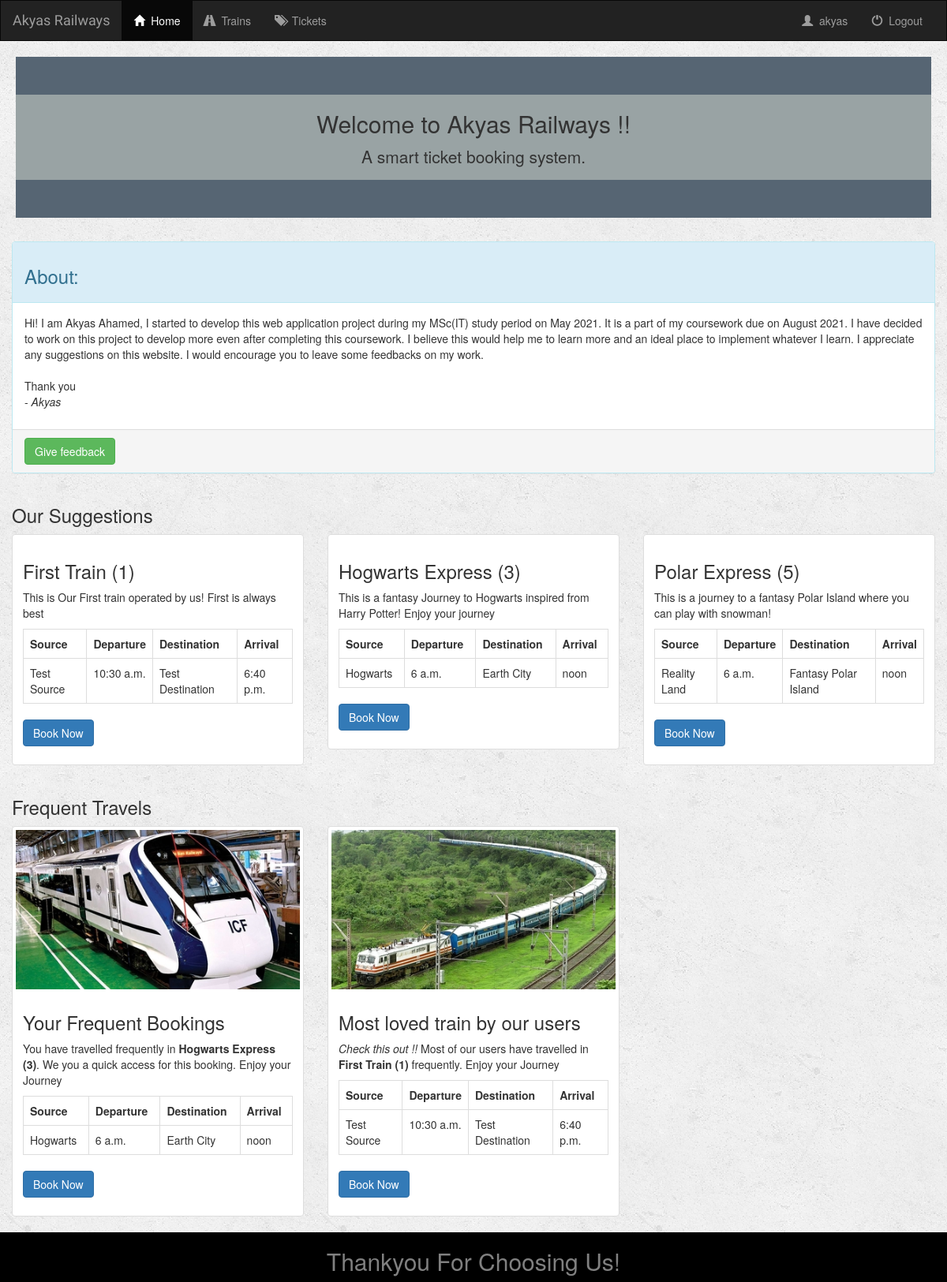
The app's page /home/ (signed in) with its own data.
### app/models.py (models this page shows)
class Train(models.Model):
    name = models.CharField(max_length=50)
    source = models.CharField(max_length=50)
    destination = models.CharField(max_length=50)
    estimated_departure = models.TimeField()
    estimated_arrival = models.TimeField()
    operated_days = models.CharField(max_length=15, default="All Days")
    ticket_price = models.IntegerField(default=10)
    capacity = models.IntegerField(default=50)
    def __str__(self):
        return f"{self.name} ({self.pk})"

### app/views.py (the view)
# urls.py: path('home/', views.home, name='home'),
def home(request, feedback_received=False):
    if request.user.is_authenticated:
        context = {'user': request.user}
        template = 'app/home_user.html'
    else:
        context = {}
        template = 'app/home.html'
    frequent_train = get_frequent_train()
    print(f"Inside View Frequent_train:{frequent_train}")
    user_frequent_train = get_frequent_train(user=request.user)
    print(f"Inside View User Frequent_train:{user_frequent_train}")
    suggested_trains = [
        {
            "train": Train.objects.get(id=1),
            "description": "This is Our First train operated by us! First is always best"
        },
        {
            "train": Train.objects.get(id=3),
            "description": "This is a fantasy Journey to Hogwarts inspired from Harry Potter! Enjoy your journey"
        },
        {
            "train": Train.objects.get(id=5),
            "description": "This is a journey to a fantasy Polar Island where you can play with snowman!"
        }
    ]
    context.update({
        "suggested_trains": suggested_trains,
        "frequent_train": frequent_train,
        "user_frequent_train": user_frequent_train,
        "feedback_received": feedback_received
    })
    return render(request, template, context)

### app/views.py (called while the page is built)
def get_frequent_train(user=None):
    if user:
        ticket_objects = Ticket.objects.all()
    else:
        ticket_objects = Ticket.objects.filter(user=user)
    booked_trains = []
    for ticket in ticket_objects:
        booked_trains.append(ticket.journey.train)
    if len(booked_trains) <= 0:
        for train in Train.objects.all():
            booked_trains.append(train)
    frequently_booked_train = max(set(booked_trains), key=booked_trains.count)
    print(f"inside function {frequently_booked_train}")
    return frequently_booked_train

### app/templates/app/home_user.html
{% extends 'app/base.html' %}
{% block home_active %}active{% endblock %}
{% block user %} {{user.username}} {% endblock %}
{% block user_base %}
    {% include 'app/user_base.html' %}
{% endblock %}
{% block base_body %}
    {% include 'app/home_template.html' %}
{% endblock %}

### app/templates/app/base.html (shortened to what this page needs)
<!DOCTYPE html>
<html lang="en">
<head>
    {% load static %}
    <link rel="stylesheet" href="https://maxcdn.bootstrapcdn.com/bootstrap/3.3.6/css/bootstrap.min.css">
    <link rel="stylesheet" type="text/css" href="{% static 'app/style.css' %}"/>
</head>
<body>
<nav class="navbar navbar-inverse">
    <div class="container-fluid">
        <div class="navbar-header">
            <a class="navbar-brand" href="{% url 'app:index' %}">Akyas Railways</a>
        </div>
        <div class="collapse navbar-collapse" id="topNavBar">
            <ul class="nav navbar-nav">
                <li class="{% block home_active %}{% endblock %}">
                    <a href="{% url 'app:home' %}">
                        <span class="glyphicon glyphicon-home" aria-hidden="true"></span>&nbsp; Home
                    </a>
                </li>
                <li class="{% block trains_active %}{% endblock %}">
                    <a href="{% url 'app:all_trains' %}">
                        <span class="glyphicon glyphicon-road" aria-hidden="true"></span>&nbsp; Trains
                    </a>
                </li>
                <li class="{% block tickets_active %}{% endblock %}">
                    <a href= "{% url 'app:tickets' %}">
                        <span class="glyphicon glyphicon-tags" aria-hidden="true"></span>&nbsp; Tickets
                    </a>
                </li>
            </ul>
            <ul class="nav navbar-nav navbar-right">
                <li class="{% block profile_active %}{% endblock %}">
                    <a href="{% url 'app:user_profile' %}">
                        <span class="glyphicon glyphicon-user" aria-hidden="true"></span>&nbsp; {% block user %} Guest User {% endblock %}
                    </a>
                </li>
                {% block user_base %}{% endblock %}
            </ul>
        </div>
    </div>
</nav>
{% block base_body %}
{% endblock %}
</body>
<footer>
    <div class="footer" style="background-color:black">
        <div class="container">
            <h2 style="text-align:center; color:grey"> Thankyou For Choosing Us! </h2>
        </div>
    </div>
</footer>
</html>

### app/templates/app/user_base.html
<li class="{% block login_active %}{% endblock %}">
    <a href="{% url 'app:logout_user' %}">
        <span class="glyphicon glyphicon-off" aria-hidden="true"></span>&nbsp; Logout
    </a>
</li>

### app/templates/app/home_template.html (shortened to what this page needs)
{% load static %}
<div class="jumbotron"
     style="text-align: center; background:#566573; margin-left: 20px; margin-right: 20px ">
	<div class="container" style="background:#99A3A4" >
        <h2>Welcome to Akyas Railways !!</h2>
        <p> A smart ticket booking system.</p>
	</div>
</div>
<div class="container-fluid">
	<div class="panel panel-info">
		<div class="panel-heading">
            <h3> About: </h3>
        </div>
        <div class="panel-body">
            <p>
                Hi! I am Akyas Ahamed, I started to develop this web application project during my MSc(IT) study period on May 2021.
                It is a part of my coursework due on August 2021. I have decided to work on this project to develop more even after completing this coursework.
                I believe this would help me to learn more and an ideal place to implement whatever I learn. I appreciate any suggestions on this website.
                I would encourage you to leave some feedbacks on my work.
                <br><br> Thank you
                <br> - <em>Akyas</em>
            </p>
        </div>
		<div class="panel-footer">
			<button type="button" class="btn btn-success" data-toggle="modal" data-target="#feedbackForm" title="Feedback for this website">
                Give feedback
            </button>
		</div>
	</div>
</div>
<div class="container-fluid">
    <h3> Our Suggestions </h3>
    <div class="row">
        {% for suggestion in suggested_trains %}
        <div class="col-sm-6 col-md-4">
            <div class="thumbnail">
                <div class="caption">
                    <h3>{{suggestion.train}}</h3>
                    <p> {{suggestion.description}} </p>
                    <div class="table-responsive">
                        <table class="table table-bordered">
                            <tr>
                                <th> Source</th>
                                <th> Departure </th>
                                <th> Destination</th>
                                <th> Arrival </th>
                            </tr>
                            <tr>
                                <td> {{suggestion.train.source}} </td>
                                <td> {{suggestion.train.estimated_departure}} </td>
                                <td> {{suggestion.train.destination}} </td>
                                <td> {{suggestion.train.estimated_arrival}} </td>
                            </tr>
                        </table>
                    </div>
                    <p><a href="{% url 'app:booking' suggestion.train.id %}" class="btn btn-primary" role="button">Book Now</a></p>
                </div>
            </div>
        </div>
        {% endfor %}
    </div>
    <h3> Frequent Travels </h3>
    <div class="row">
        <div class="col-sm-6 col-md-4">
            <div class="thumbnail">
                <img src="{% static 'app/images/c2.jpg' %}" alt="Train 1">
                <div class="caption">
                    <h3>Your Frequent Bookings</h3>
                    <p>You have travelled frequently in <strong>{{user_frequent_train}}</strong>.
                        We you a quick access for this booking. Enjoy your Journey
                    </p>
                    <div class="table-responsive">
                        <table class="table table-bordered">
                            <tr>
                                <th> Source</th>
                                <th> Departure </th>
                                <th> Destination</th>
                                <th> Arrival </th>
                            </tr>
                            <tr>
                                <td> {{user_frequent_train.source}} </td>
                                <td> {{user_frequent_train.estimated_departure}} </td>
                                <td> {{user_frequent_train.destination}} </td>
                                <td> {{user_frequent_train.estimated_arrival}} </td>
                            </tr>
                        </table>
                    </div>
                    <p><a href="{% url 'app:booking' user_frequent_train.id %}" class="btn btn-primary" role="button">Book Now</a> </p>
                </div>
            </div>
        </div>
        <div class="col-sm-6 col-md-4">
            <div class="thumbnail">
                <img src="{% static 'app/images/c3.jpg' %}" alt="Train 1">
                <div class="caption">
                    <h3>Most loved train by our users</h3>
                    <p>
                        <em> Check this out !!</em> Most of our users have travelled in <strong>{{frequent_train}}</strong> frequently.
                        Enjoy your Journey
                    </p>
                    <div class="table-responsive">
                        <table class="table table-bordered">
                            <tr>
                                <th> Source</th>
                                <th> Departure </th>
                                <th> Destination</th>
                                <th> Arrival </th>
                            </tr>
                            <tr>
                                <td> {{frequent_train.source}} </td>
                                <td> {{frequent_train.estimated_departure}} </td>
                                <td> {{frequent_train.destination}} </td>
                                <td>{{frequent_train.estimated_arrival}}</td>
                            </tr>
                        </table>
                    </div>
                    <p><a href="{% url 'app:booking' frequent_train.id %}" class="btn btn-primary" role="button">Book Now</a> </p>
                </div>
            </div>
        </div>
    </div>
</div>

### app/static/app/style.css (style rules this page uses)
body { background: white url("images/whiteBG.png"); }
.navbar { border-radius: 0; }
.navbar-brand { font-family: 'Satisfy', cursive; }

### records on screen
Train: train "First Train (1)", description "This is Our First train operated by us! First is always best", train.source "Test Source", train.estimated_departure "10:30 a.m.", train.destination "Test Destination", train.estimated_arrival "6:40 p.m.", name+id "First Train (1)", source "Test Source", estimated_departure "10:30 a.m.", destination "Test Destination", estimated_arrival "6:40 p.m."
Train: train "Hogwarts Express (3)", description "This is a fantasy Journey to Hogwarts inspired from Harry Potter! Enjoy your journey", train.source "Hogwarts", train.estimated_departure "6 a.m.", train.destination "Earth City", train.estimated_arrival "noon", name+id "Hogwarts Express (3)", source "Hogwarts", estimated_departure "6 a.m.", destination "Earth City", estimated_arrival "noon"
Train: train "Polar Express (5)", description "This is a journey to a fantasy Polar Island where you can play with snowman!", train.source "Reality Land", train.estimated_departure "6 a.m.", train.destination "Fantasy Polar Island", train.estimated_arrival "noon"

### other values on screen
{{ user.username }} "akyas"
